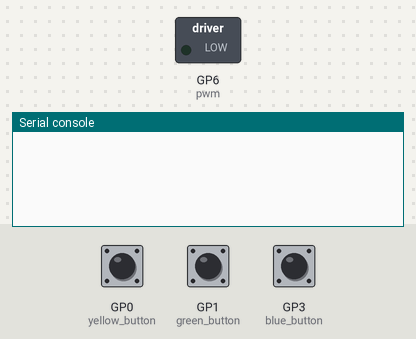
Bench run of a program on a simulated Raspberry Pi Pico running MicroPython. On the bench: switched loads named in the program (green lamp = pin HIGH), the last lines printed to the serial console. The inputs (shaded band) are chosen by the test bench; at power-on: GP0 (yellow_button) HIGH, GP1 (green_button) HIGH, GP3 (blue_button) HIGH. Pins used as bus, display or sensor lines are not drawn.

Above: at 1.2 s.
1.3 s: GP0 (yellow_button) pulled LOW for 0.15 s
At 2.1 s:
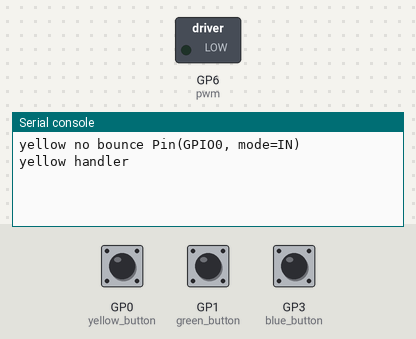
2.9 s: GP1 (green_button) pulled LOW for 0.15 s
At 3.7 s:
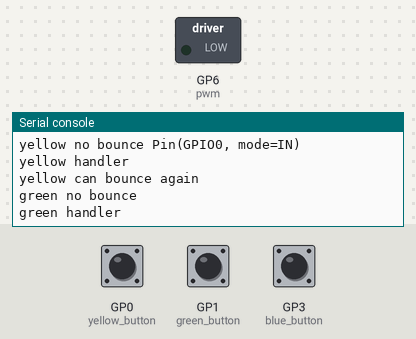
4.5 s: GP3 (blue_button) pulled LOW for 0.15 s
At 5.9 s:
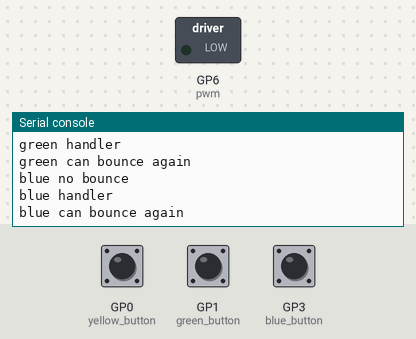

Measured:
- after the input at 1.3 s, the serial console: prints a new line at once (image 1)
- after the input at 2.9 s, the serial console: prints a new line at once (image 2)
- after the input at 4.5 s, the serial console: prints a new line at once (image 3)

The program:

Pico-Relay-B_printer2.py
```python
# starting from Pico-Relay-B_test.py
# provided at https://www.waveshare.com/wiki/Pico-Relay-B#Demo_codes

import time
import machine
import rp2
import micropython

PIN_NUM = 13
pwm = machine.PWM(machine.Pin(6))
pwm.freq(600)

@rp2.asm_pio(sideset_init=rp2.PIO.OUT_LOW, out_shiftdir=rp2.PIO.SHIFT_LEFT, autopull=True, pull_thresh=24)
def ws2812():
    T1 = 2
    T2 = 5
    T3 = 3
    wrap_target()
    label("bitloop")
    out(x, 1)               .side(0)    [T3 - 1]
    jmp(not_x, "do_zero")   .side(1)    [T1 - 1]
    jmp("bitloop")          .side(1)    [T2 - 1]
    label("do_zero")
    nop()                   .side(0)    [T2 - 1]
    wrap()

class RelayBox(object):
    def __init__(self,pin=PIN_NUM,num=1,brightness=0.8):
        self.pin=pin
        self.num=num
        self.brightness = brightness
        # Create the StateMachine with the ws2812 program, outputting on pin
        self.sm = rp2.StateMachine(0, ws2812, freq=8_000_000, sideset_base=machine.Pin(PIN_NUM))

        # Start the StateMachine, it will wait for data on its FIFO.
        self.sm.active(1)

        self.overhead_power = machine.Pin(21, machine.Pin.OUT)
        self.yellow_power = machine.Pin(20, machine.Pin.OUT)
        self.logic_power = machine.Pin(19, machine.Pin.OUT)
        self.blue_power = machine.Pin(18, machine.Pin.OUT)
        self.filter_power = machine.Pin(17, machine.Pin.OUT)
        self.green_power = machine.Pin(16, machine.Pin.OUT)

        self.overhead_toggle = 0
        self.logic_toggle = 0
        self.filter_toggle = 0

        self.green_button = machine.Pin(1, machine.Pin.IN, machine.Pin.PULL_UP)
        self.green_button.irq(handler = self.green_debounce, trigger=machine.Pin.IRQ_FALLING )

        self.yellow_button = machine.Pin(0, machine.Pin.IN, machine.Pin.PULL_UP)
        self.yellow_button.irq(handler = self.yellow_debounce, trigger=machine.Pin.IRQ_FALLING )

        self.blue_button = machine.Pin(3, machine.Pin.IN, machine.Pin.PULL_UP)
        self.blue_button.irq(handler = self.blue_debounce, trigger=machine.Pin.IRQ_FALLING )

        self.yellow_handler_actual_ref = self.yellow_handler_actual
        self.green_handler_actual_ref = self.green_handler_actual
        self.blue_handler_actual_ref = self.blue_handler_actual
        self.yellow_rebounce_ref = self.yellow_rebounce
        self.green_rebounce_ref = self.green_rebounce
        self.blue_rebounce_ref = self.blue_rebounce

        self.yellow_timer = machine.Timer()
        self.green_timer = machine.Timer()
        self.blue_timer = machine.Timer()

        self.yellow_block = 0
        self.green_block = 0
        self.blue_block = 0

    def yellow_debounce(self, pin_data):
        if not self.yellow_block:
            print('yellow no bounce', pin_data)
            self.yellow_block = 1
            # schedule clogs up too quick, use the timer twice per valid press
            # micropython.schedule(self.yellow_handler_actual_ref, 0)
            self.yellow_timer.init(mode=machine.Timer.ONE_SHOT, period=1, callback=self.yellow_handler_actual_ref)
    def yellow_handler_actual(self, _):
        print("yellow handler")
        if self.overhead_power.value():
            self.Relay_CHx(relay_box.yellow_power, 0)
            self.Relay_CHx(relay_box.overhead_power, 0)
        else:
            self.Relay_CHx(relay_box.yellow_power, 1)
            self.Relay_CHx(relay_box.overhead_power, 1)
        self.yellow_timer.init(mode=machine.Timer.ONE_SHOT, period=1000, callback=self.yellow_rebounce_ref)
    def yellow_rebounce(self, _):
        self.yellow_block = 0
        print('yellow can bounce again')

    def green_debounce(self, pin_data):
        if not self.green_block:
            print('green no bounce')
            self.green_block = 1
            self.green_timer.init(mode= machine.Timer.ONE_SHOT, period=1, callback=self.green_handler_actual_ref)
    def green_handler_actual(self, _):
        print("green handler")
        if self.logic_power.value():
            self.Relay_CHx(relay_box.green_power, 0)
            self.Relay_CHx(relay_box.logic_power, 0)
        else:
            self.Relay_CHx(relay_box.green_power, 1)
            self.Relay_CHx(relay_box.logic_power, 1)
        self.green_timer.init(mode=machine.Timer.ONE_SHOT, period=1000, callback=self.green_rebounce_ref)
    def green_rebounce(self, _):
        self.green_block = 0
        print('green can bounce again')

    def blue_debounce(self, pin_data):
        if not self.blue_block:
            print('blue no bounce')
            self.blue_block = 1
            self.blue_timer.init(mode=machine.Timer.ONE_SHOT, period=1, callback=self.blue_handler_actual_ref)
    def blue_handler_actual(self, _):
        print("blue handler")
        if self.filter_power.value():
            self.Relay_CHx(relay_box.blue_power, 0)
            self.Relay_CHx(relay_box.filter_power, 0)
        else:
            self.Relay_CHx(relay_box.blue_power, 1)
            self.Relay_CHx(relay_box.filter_power, 1)
        self.blue_timer.init(mode=machine.Timer.ONE_SHOT, period=1000, callback=self.blue_rebounce_ref)
    def blue_rebounce(self, _):
        self.blue_block = 0
        print('blue can bounce again')

    ##########################################################################
    def pixels_show(self):
        dimmer_ar = array.array("I", [0 for _ in range(self.num)])
        for i,c in enumerate(self.ar):
            r = int(((c >> 8) & 0xFF) * self.brightness)
            g = int(((c >> 16) & 0xFF) * self.brightness)
            b = int((c & 0xFF) * self.brightness)
            dimmer_ar[i] = (g<<16) + (r<<8) + b
        self.sm.put(dimmer_ar, 8)

    def pixels_set(self, i, color):
        self.ar[i] = (color[1]<<16) + (color[0]<<8) + color[2]

    def wheel(self, pos):
        # Input a value 0 to 31 to get a color value.
        # The colours are a transition r - g - b - back to r.
        if pos < 0 or pos > 255:
            return (0, 0, 0)
        if pos < 85:
            return (255 - pos * 3, pos * 3, 0)
        if pos < 170:
            pos -= 85
            return (0, 255 - pos * 3,pos * 3)
        pos -= 170
        return (pos * 3, 0, 255 - pos * 3)


    def rainbow_cycle(self, wait):
        for j in range(256):
            for i in range(self.num):
                rc_index = (i * 256 // self.num) + j
                self.pixels_set(i, self.wheel(rc_index & 255))
            self.pixels_show()
            time.sleep(wait)
    def Relay_CHx(self,n,switch):
        if switch == 1:
            n.high()
        else:
            n.low()

if __name__=='__main__':
    relay_box = RelayBox()

    while True:
        time.sleep(1)

#todo: detect power loss, don't turn things back on without actual button press
#usb interface for octoprint control
```
